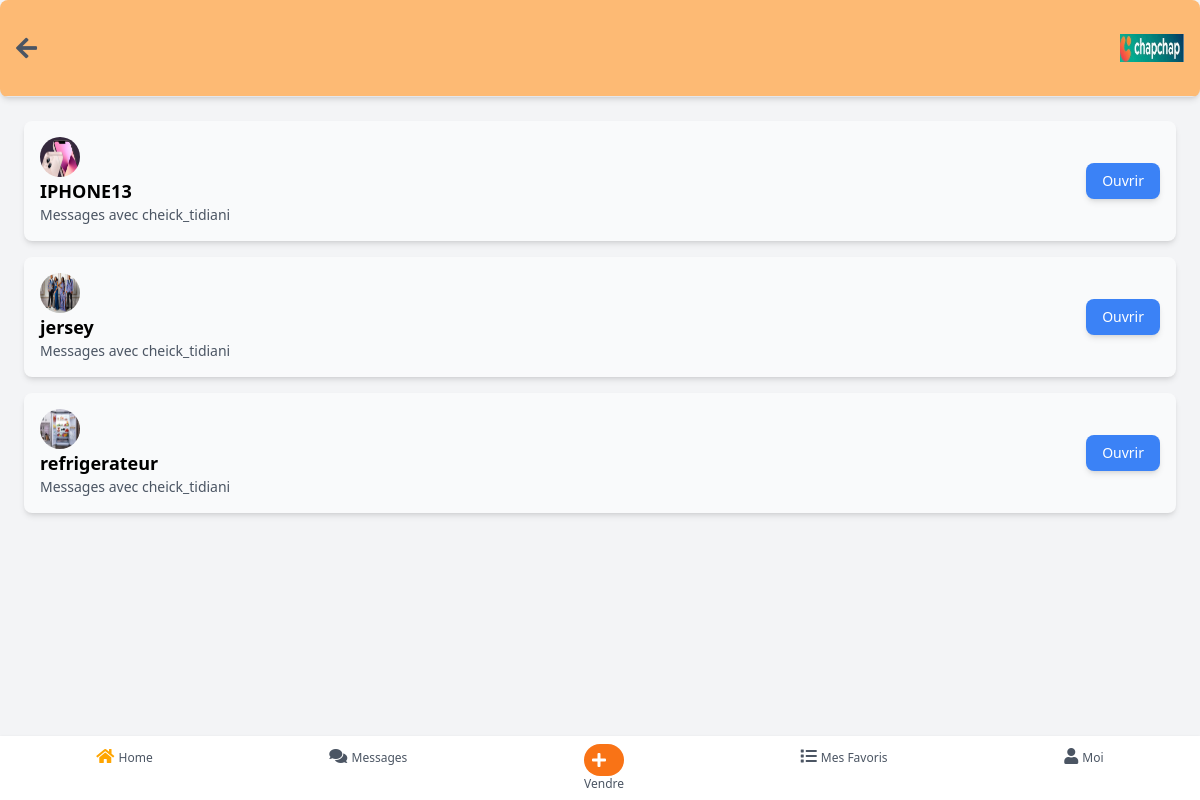
The page /chat/chats/ (signed in) on the database its author committed.
### chat/models.py (models this page shows, shortened)
class ChatRoom(models.Model):
    product = models.ForeignKey(Product, on_delete=models.CASCADE)  # Many chat rooms for one product
    users = models.ManyToManyField(settings.AUTH_USER_MODEL)

### chapchap/models.py (models this page shows, shortened)
class Product(models.Model):
    user = models.ForeignKey(settings.AUTH_USER_MODEL, on_delete=models.CASCADE)
    category = models.ForeignKey('Category', on_delete=models.CASCADE, related_name="products")
    name = models.CharField(max_length=255)
    phone = models.CharField(max_length=20)
    location = models.CharField(max_length=255)  # Selected country, city, and neighborhood
    latitude = models.FloatField(null=True, blank=True)
    longitude = models.FloatField(null=True, blank=True)
    price = models.DecimalField(max_digits=15, decimal_places=2)
    description = models.TextField()
    date_posted = models.DateTimeField(auto_now_add=True)
    liked_by = models.ManyToManyField(
        settings.AUTH_USER_MODEL,
        related_name='liked_products',
        blank=True
    )
    views = models.PositiveIntegerField(default=0)  # Track how many times product is viewed
    clicks = models.PositiveIntegerField(default=0)  # Track user interactions (e.g., clicks, inquiries)
    is_sponsored = models.BooleanField(default=False)  # Flag for sponsored products
    priority_score = models.FloatField(default=0.0)  # Store computed ranking score

class Photo(models.Model):
    product = models.ForeignKey(Product, related_name='photos', on_delete=models.CASCADE)
    image = models.ImageField(upload_to='product_photos/')

class CustomUser(AbstractUser):
    pass

### chat/views.py (the view)
# urls.py: path('chats/', views.user_chats, name='user_chats'),
@login_required
def user_chats(request):
    chat_rooms = ChatRoom.objects.filter(users=request.user)
    return render(request, 'user_chats.html', {'chat_rooms': chat_rooms})

### templates/user_chats.html (shortened to what this page needs)
{% load static %}
<html lang="en">
 <head>
  <script src="https://cdn.tailwindcss.com">
  </script>
  <link href="https://cdnjs.cloudflare.com/ajax/libs/font-awesome/5.15.3/css/all.min.css" rel="stylesheet"/>
 </head>
 <body class="bg-gray-100">
  <div class="w-full bg-orange-300 shadow-md rounded-lg overflow-hidden">
   <div class="w-full flex items-center justify-between p-4 border-b">
    <button onclick="window.history.back()" class="text-gray-600 hover:text-gray-900">
        <i class="fas fa-arrow-left text-2xl"></i>
    </button>
    <div class="flex items-center">
        <img alt="Logo" class="h-16 w-16 object-contain"
             src="{% static 'images/logo.jpg'%}"/>
    </div>
</div>
  </div>
  <ul class="p-4 md:p-6 space-y-4 w-full">
    {% for chat in chat_rooms %}
    <li class="p-4 bg-gray-50 rounded-lg flex items-center justify-between shadow-md hover:bg-gray-100 transition-all w-full">
        <div>
            <img alt="Product Image" class="w-10 h-10 rounded-full" height="40" src="{{ chat.product.photos.all.0.image.url }}" width="40"/>
            <p class="text-sm md:text-lg font-semibold ">{{ chat.product.name }}</p>
            <p class="text-xs md:text-sm text-gray-600">
                Messages avec
                {% for user in chat.users.all %}
                    {% if user != request.user %}
                        {{ user.username }}
                    {% endif %}
                {% endfor %}
            </p>
        </div>
        <div class="flex items-center space-x-2 md:space-x-4">
            <a href="{% url 'chat:chat_room_detail' chat.id %}" class="px-3 py-1 md:px-4 md:py-2 bg-blue-500 text-white rounded-lg shadow-md text-xs md:text-sm hover:bg-blue-600 transition-all">
                Ouvrir
            </a>
        </div>
    </li>
    {% endfor %}
</ul>
<footer class="bg-white shadow p-2 fixed bottom-0 w-full flex justify-around">
    <div class="flex flex-col items-center">
     <a href="{% url 'home' %}">
         <i class="fas fa-home text-gray-600 active-icon"></i>
         <span class="text-xs text-gray-600">Home</span>
     </a>
    </div>
    <div class="flex flex-col items-center">
        <a href="{% url 'chat:user_chats' %}">
         <i class="fas fa-comments text-gray-600"></i>
         <span class="text-xs text-gray-600">Messages</span>
        </a>
    </div>
    <div class="flex flex-col items-center">
         <a href="{% url 'add_product' %}">
             <div class="bg-orange-500 text-white rounded-full p-2">
                 <i class="fas fa-plus"></i>
             </div>
             <span class="text-xs text-gray-600">Vendre</span>
         </a>
     </div>
    <div class="flex flex-col items-center">
         <a href="{% url 'myadds' %}">
             <i class="fas fa-list text-gray-600"></i>
             <span class="text-xs text-gray-600">Mes Favoris</span>
         </a>
    </div>
    <div class="flex flex-col items-center">
     <a href="{% url 'account' %}">
         <i class="fas fa-user text-gray-600"></i>
         <span class="text-xs text-gray-600">Moi</span>
     </a>
    </div>
   </footer>
 </body>
</html>

### templates/user_chats.html (style rules this page uses)
html, body { height: 100%; overflow: auto; }
.active-icon { color: orange !important; }

### rows shown on the page
ChatRoom: product.photos.all.0.image (picture), product.name "IPHONE13"
CustomUser: username "cheick_tidiani"
ChatRoom: product.photos.all.0.image (picture), product.name "jersey"
ChatRoom: product.photos.all.0.image (picture), product.name "refrigerateur"
